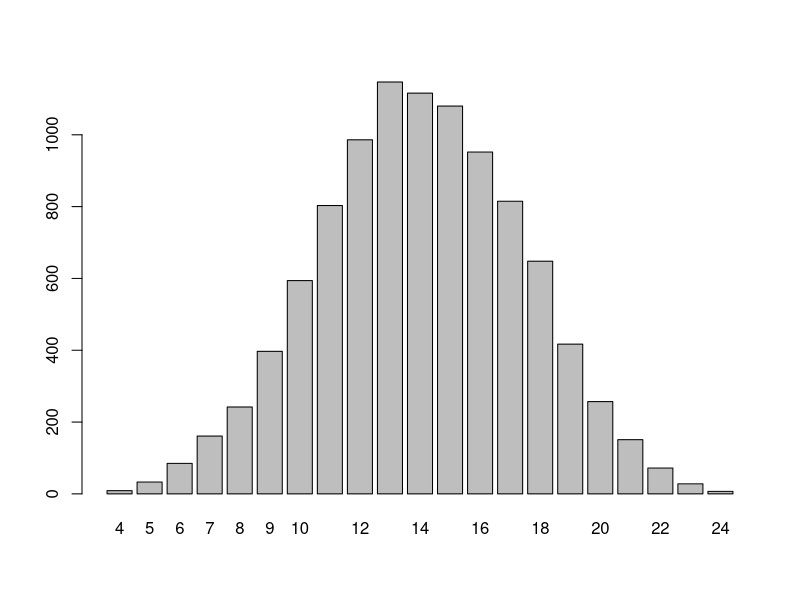

Here is the R script that generated this plot:
############Sample Sunction
#permite tomar una muestra aleatoria simpel a partir de uan muestra de vectora
#sample(x,size,replace=False, prob=Null)
#X = Vector del cual se eligen los valores
#size=  enteri pootivo que undica el numeror un vector
#de elemento que se desea elegir
#replace = indica que el muestreo se hace sin reemplazo(Flase)
#prob = su puede incluiir el un vector de probabilidades.
sample(c(3,5,7),size =2, replace = FALSE)
#Usar la funcion dample() para generer 50n numeros psudoaletorios del 1 al 100
#a) SIn remplazazmiento
#b)mUESTRO con resplazamieto
#A
sample(c(1:100), size = 50, replace = FALSE)
#B
sample(c(1:100),size = 50, replace = TRUE)
##############
#SUmulando el lanzamiento de dos dados
sample(1:6,1)
# sSIMULAR ELlanzamiento de 4 dados, function)
###Sumular la suma de resultante al lanzar 4 dados
tt = sapply(1:10000, function(x){
  sum(sample(1:6,4,replace = TRUE))
})
table(tt)
barplot(table(tt))
#Simular la extraccion de extrer 3 bolas blancasy 7 negras
#sumular la extracion de una bola (Blanco o negra)
sample(c(1,0),1,prob = c(0.3,0.7))
#SUmuallr la extracion con 8 remplazo
sample(c(1,0),8, replace = TRUE, prob = c(0.3,0.7))
#################################
#3DISTRIBUCION UNIFORME DISCRETA
#FUncion sample()
#x: c(X1,X2,X3 ...Xn)
#mean(x)
#var()
#muetra()
#mean(muestra)
#var( Muesta)

#DISTRIBUCION DE PROBABILIDAD
#dbinom => proporciona la funcion de densidad
#pbinom=>Proporciona la funcion acumulada o de probailidad
#qbinom => Proporcion ala funcio de cuantiles
#rbinom +> genera valores aleatorios

#USO
#dbinom(x,size, prob, log=FALSE)
#pbinom=>(q, size,prob,lower.tail= true,log.p =FALSE)
#qbinom =>(p,size,prob,lower.tail= true,log.p =FALSE)
#rbinom +> (n,size,prob)
#Argumentos
#x, vestor de los cuartiles
#n,nuemro de observaciones por defecto es igual a a
#Calcualr la probablidad de que a  obterner cuatro caras al lanzar una monedaperfecta
#P(x=4), con X -->B(6,0.5)
dbinom(x=4, size=6,prob = 0.5)




#Clacular la probabilidad de obtener por lo menos 4 caras
pbinom(q=4, size =6, prob = 0.5)
#Calcualr el valor de X tal qeu P[X<=X] =0.89
qbinom(0.89,6,0.5)
#Supongamos que el 20% de tubos reducidos por una m'aquina son defectuosos y supongamos 
#que produce 15 tubo cada hora. Cada tubo es indepemdainte de los atros, se juzga que el
#procducto es fuera de control, cuando se producen mas dede 4 en una hora concreta. Sumular
#ek humeri de tubis defectuosis prodicdos por la maquina en cada hora. A lorgode un periodo 
#de 24 hotaeaws y determinar si el procesi esta fueta de c.ontrol en algun moemnto
tubosDefectuosos = rbinom(24,15,0.1)












